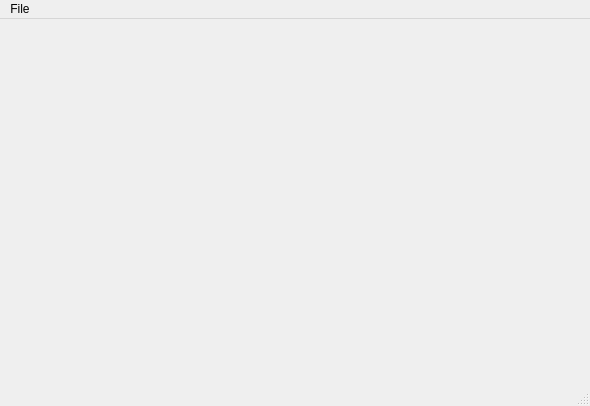
<?xml version="1.0" encoding="UTF-8"?>
<ui version="4.0">
 <class>MenuBar</class>
 <widget class="QMainWindow" name="MenuBar">
  <property name="geometry">
   <rect>
    <x>0</x>
    <y>0</y>
    <width>590</width>
    <height>406</height>
   </rect>
  </property>
  <property name="windowTitle">
   <string>TinerasNES</string>
  </property>
  <widget class="QWidget" name="centralWidget">
   <layout class="QGridLayout" name="gridLayout"/>
  </widget>
  <widget class="QStatusBar" name="statusBar"/>
  <widget class="QMenuBar" name="menuBar">
   <property name="geometry">
    <rect>
     <x>0</x>
     <y>0</y>
     <width>590</width>
     <height>21</height>
    </rect>
   </property>
   <widget class="QMenu" name="menuFile">
    <property name="title">
     <string>File</string>
    </property>
    <addaction name="actionOpen"/>
    <addaction name="separator"/>
    <addaction name="actionExit"/>
   </widget>
   <addaction name="menuFile"/>
  </widget>
  <action name="actionOpen">
   <property name="text">
    <string>Open...</string>
   </property>
  </action>
  <action name="actionExit">
   <property name="text">
    <string>Exit</string>
   </property>
  </action>
 </widget>
 <layoutdefault spacing="6" margin="11"/>
 <resources>
  <include location="tinerasnes.qrc"/>
 </resources>
 <connections/>
</ui>
